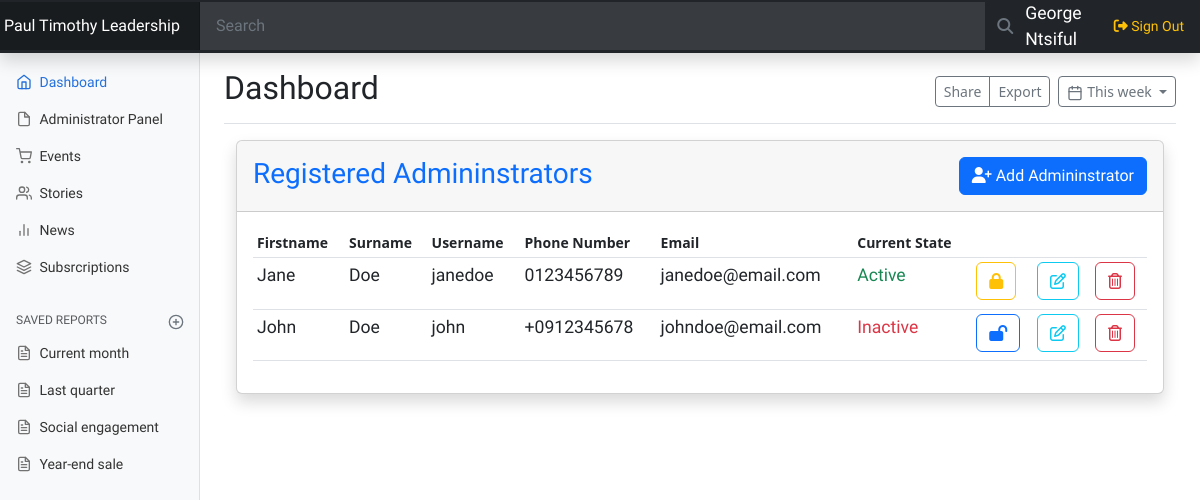
Page /register-admin.php (signed in) on the earlier database version.
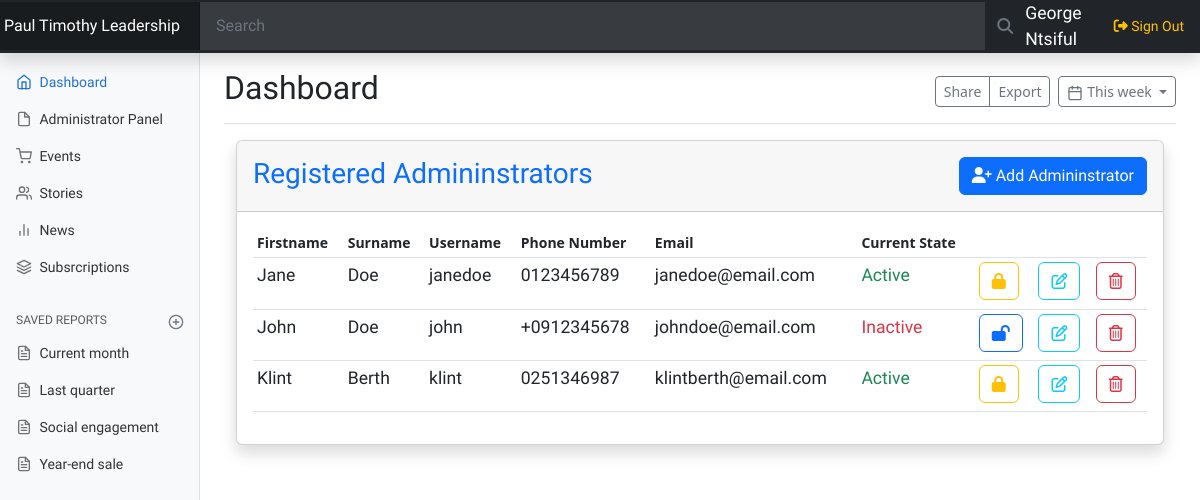
Same page on the later database version.
### tables this page shows
CREATE TABLE `admin_registration` (
  `id` int(11) NOT NULL,
  `firstname` char(32) NOT NULL,
  `surname` char(32) NOT NULL,
  `username` varchar(32) NOT NULL,
  `phone_number` varchar(13) NOT NULL,
  `email` varchar(50) NOT NULL,
  `password` varchar(255) NOT NULL,
  `pwd_reset_token` int(11) NOT NULL,
  `status` text NOT NULL DEFAULT 'Moderator',
  `check_status` varchar(15) NOT NULL
);

### register-admin.php (the view, shortened to what this page needs)
<?php
include('security.php');
include('includes/header.php');
include('includes/navbar.php');
?>
<div class="container-fluid">
    <div class="card shadow mb-4">
        <div class="card-header py-3">
            <h3 class="font-weight-bold m-0 text-primary">Registered Admininstrators
                <button type="button" class="btn btn-primary ml-5 float-end" data-bs-toggle="modal" data-bs-target="#add_admin">
                    <i class="fa fa-user-plus"></i> Add Admininstrator
                </button>
            </h3>
        </div>
        <div class="card-body">
            <div class="table-responsive">
                <?php
                $admin_id = $_SESSION['users']['users_id'];
                $query = "SELECT id, firstname, surname, username, phone_number, email, check_status FROM `admin_registration` WHERE status = 'Moderator' AND NOT id = $admin_id";
                $query_run = mysqli_query($connection, $query);
                ?>
                <table class="table table-hover table-sm">
                    <thead>
                        <tr>
                            <th scope="col">Firstname</th>
                            <th scope="col">Surname</th>
                            <th scope="col">Username</th>
                            <th scope="col">Phone Number</th>
                            <th scope="col">Email</th>
                            <th scope="col">Current State</th>
                            <th scope="col"></th>
                            <th scope="col"></th>
                            <th scope="col"></th>
                        </tr>
                    </thead>
                    <tbody>
                        <?php
                        if ($query_run) {
                            while ($row = mysqli_fetch_array($query_run)) {
                        ?>
                                <tr>
                                    <td>
                                        <p> <?php echo $row['firstname']; ?> </p>
                                    </td>
                                    <td>
                                        <p> <?php echo $row['surname']; ?> </p>
                                    </td>
                                    <td>
                                        <p> <?php echo $row['username']; ?> </p>
                                    </td>
                                    <td>
                                        <p> <?php echo $row['phone_number']; ?> </p>
                                    </td>
                                    <td>
                                        <p> <?php echo $row['email']; ?> </p>
                                    </td>
                                    <td>
                                        <?php
                                        $status_check = $row['check_status'];
                                        if ($status_check === "Active") {
                                        ?>
                                            <p class="text-success"> <?php echo $row['check_status']; ?> </p>
                                        <?php
                                        } elseif ($status_check === "Inactive") {
                                        ?>
                                            <p class="text-danger"> <?php echo $row['check_status']; ?> </p>
                                        <?php
                                        }
                                        ?>
                                    </td>
                                    <td>
                                        <?php
                                        $status_check = $row['check_status'];
                                        if ($status_check === "Active") {
                                        ?>
                                            <form action="registercode.php" method="POST">
                                                <button type="submit" name="status_block" class="btn btn-outline-warning" data-bs-toggle="tooltip" data-bs-placement="left" title="Block Admin" onclick="return confirm('Do you want to block admin')">
                                                    <i class="fa-solid fa-lock"></i>
                                                </button>
                                            </form>
                                        <?php
                                        } elseif ($status_check === "Inactive") {
                                        ?>
                                            <form action="registercode.php" method="POST">
                                                <button type="submit" name="status_unblock" class="btn btn-outline-primary" data-bs-toggle="tooltip" data-bs-placement="left" title="Unblock Admin" onclick="return confirm('Do you want to unblock admin')">
                                                    <i class="fa-solid fa-lock-open"></i>
                                                </button>
                                            </form>
                                        <?php
                                        }
                                        ?>
                                    </td>
                                    <td>
                                        <form action="registeredit.php" method="POST">
                                            <button type="submit" name="edit_btn" class="btn btn-outline-info" data-bs-toggle="tooltip" data-bs-placement="left" title="Edit Admins Profile">
                                                <i class="fa fa-edit"></i>
                                            </button>
                                        </form>
                                    </td>
                                    <td>
                                        <form action="registercode.php" method="post">
                                            <button type="submit" name="delete_admin_profile" class="btn btn-outline-danger" data-bs-toggle="tooltip" data-bs-placement="left" title="Delete Profile" onclick="return confirm('Do you want to delete')">
                                                <i class="fa fa-trash-o"></i>
                                            </button>
                                        </form>
                                    </td>
                                </tr>
                            <?php
                            }
                        } else {
                            ?>
                            <tr>
                                <td><?php echo "No data found"; ?></td>
                            </tr>
                        <?php
                        }
                        ?>
                    </tbody>
                </table>
            </div>
        </div>
    </div>
</div>
<?php
include('includes/footer.php');
?>

### includes/header.php (shortened to what this page needs)
<!doctype html>
<html lang="en">
  <head>
    <link href="css/css/bootstrap.min.css" rel="stylesheet">
    <link href="css/dashboard.css" rel="stylesheet">
    <link href="css/customadmin.css" rel="stylesheet">
    <link rel="stylesheet" href="https://cdnjs.cloudflare.com/ajax/libs/font-awesome/5.13.0/css/all.min.css">
    <link rel="stylesheet" href="https://cdnjs.cloudflare.com/ajax/libs/font-awesome/4.7.0/css/font-awesome.min.css">
  </head>
  <body>

### includes/navbar.php (shortened to what this page needs)
<header class="navbar navbar-dark sticky-top bg-dark flex-md-nowrap p-0 shadow">
  <a class="navbar-brand col-md-3 col-lg-2 me-0 px-1 fs-6" href="index.php">Paul Timothy Leadership</a>
  <input class="form-control form-control-dark w-70 rounded-0 border-0" type="text" placeholder="Search">
  <button type="submit" class="btn btn-outline-secondary rounded-0 border-0 w-10"><i class="fas fa-search"></i></button>
  <span class="mr-2 d-none d-lg-inline w-20">
    <a href="profile.php" class="text-decoration-none text-white"><?php
      $id = $_SESSION['users']['users_id'];
      $query = "SELECT * FROM admin_registration WHERE id = '$id'" ;
      $query_run = mysqli_query($connection, $query);
      if($query_run){
          while($row = mysqli_fetch_array($query_run)){
            echo $row['firstname']." ". $row['surname'];
        }
      }
    ?></a>
  </span>
  <div class="navbar-nav">
    <div class="nav-item text-nowrap">
      <a class="nav-link px-3 text-warning" href="#" data-bs-toggle="modal" data-bs-target="#staticBackdrop">
        <i class="fas fa-sign-out-alt"></i> Sign Out
      </a>
    </div>
  </div>
</header>
<div class="container-fluid">
  <div class="row">
    <nav id="sidebarMenu" class="col-md-3 col-lg-2 d-md-block bg-light sidebar collapse">
      <div class="position-sticky pt-3">
        <ul class="nav flex-column">
          <li class="nav-item">
            <a class="nav-link active" aria-current="page" href="index.php">
              <span data-feather="home" class="align-text-bottom"></span>
              Dashboard
            </a>
          </li>
          <li class="nav-item">
            <a class="nav-link" href="register-admin.php">
              <span data-feather="file" class="align-text-bottom"></span>
              Administrator Panel
            </a>
          </li>
          <li class="nav-item">
            <a class="nav-link" href="events.php">
              <span data-feather="shopping-cart" class="align-text-bottom"></span>
              Events
            </a>
          </li>
          <li class="nav-item">
            <a class="nav-link" href="stories.php">
              <span data-feather="users" class="align-text-bottom"></span>
              Stories
            </a>
          </li>
          <li class="nav-item">
            <a class="nav-link" href="news.php">
              <span data-feather="bar-chart-2" class="align-text-bottom"></span>
              News
            </a>
          </li>
          <li class="nav-item">
            <a class="nav-link" href="subscriptions.php">
              <span data-feather="layers" class="align-text-bottom"></span>
              Subsrcriptions
            </a>
          </li>
        </ul>
        <h6 class="sidebar-heading d-flex justify-content-between align-items-center px-3 mt-4 mb-1 text-muted text-uppercase">
          <span>Saved reports</span>
          <a class="link-secondary" href="#" aria-label="Add a new report">
            <span data-feather="plus-circle" class="align-text-bottom"></span>
          </a>
        </h6>
        <ul class="nav flex-column mb-2">
          <li class="nav-item">
            <a class="nav-link" href="#">
              <span data-feather="file-text" class="align-text-bottom"></span>
              Current month
            </a>
          </li>
          <li class="nav-item">
            <a class="nav-link" href="#">
              <span data-feather="file-text" class="align-text-bottom"></span>
              Last quarter
            </a>
          </li>
          <li class="nav-item">
            <a class="nav-link" href="#">
              <span data-feather="file-text" class="align-text-bottom"></span>
              Social engagement
            </a>
          </li>
          <li class="nav-item">
            <a class="nav-link" href="#">
              <span data-feather="file-text" class="align-text-bottom"></span>
              Year-end sale
            </a>
          </li>
        </ul>
      </div>
    </nav>
    <main class="col-md-9 ms-sm-auto col-lg-10 px-md-4">
      <div class="d-flex justify-content-between flex-wrap flex-md-nowrap align-items-center pt-3 pb-2 mb-3 border-bottom">
        <h1 class="h2">Dashboard</h1>
        <div class="btn-toolbar mb-2 mb-md-0">
          <div class="btn-group me-2">
            <button type="button" class="btn btn-sm btn-outline-secondary">Share</button>
            <button type="button" class="btn btn-sm btn-outline-secondary">Export</button>
          </div>
          <button type="button" class="btn btn-sm btn-outline-secondary dropdown-toggle">
            <span data-feather="calendar" class="align-text-bottom"></span>
            This week
          </button>
        </div>
      </div>

### includes/footer.php (shortened to what this page needs)
    </main>
</div>
</div>
</body>
</html>

### css/dashboard.css (style rules this page uses)
body { font-size: .875rem; }
.feather { width: 16px; height: 16px; }
.sidebar { position: fixed; top: 0; bottom: 0; left: 0; z-index: 100; padding: 48px 0 0; box-shadow: inset -1px 0 0 rgba(0, 0, 0, .1); }
.sidebar .nav-link { font-weight: 500; color: #333; }
.sidebar .nav-link .feather { margin-right: 4px; color: #727272; }
.sidebar .nav-link.active { color: #2470dc; }
.sidebar .nav-link:hover .feather, .sidebar .nav-link.active .feather { color: inherit; }
.sidebar-heading { font-size: .75rem; }
.navbar-brand { padding-top: .75rem; padding-bottom: .75rem; background-color: rgba(0, 0, 0, .25); box-shadow: inset -1px 0 0 rgba(0, 0, 0, .25); }
.navbar .form-control { padding: .75rem 1rem; }
.form-control-dark { color: #fff; background-color: rgba(255, 255, 255, .1); border-color: rgba(255, 255, 255, .1); }

### css/customadmin.css (style rules this page uses)
h1, h2, h3, h4, h5, h6, p, input, ul, li, span, small, strong, a, label, .nav-item { font-family: Raleway, Roboto, Sofia, Amita, Alike, Acme, sans-serif; }
p, a, label { font-size: 1.1rem; }

Differences in the rows shown:
added admin_registration: firstname "Klint", surname "Berth", username "klint", phone_number "0251346987", email "klintberth@email.com", check_status "Active", shown under "Registered Admininstrators Add Admininstrator"
